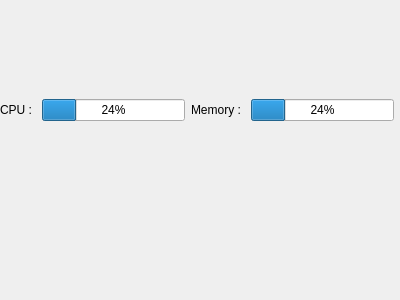
<?xml version="1.0" encoding="UTF-8"?>
<ui version="4.0">
 <class>SysInfo</class>
 <widget class="QWidget" name="SysInfo">
  <property name="geometry">
   <rect>
    <x>0</x>
    <y>0</y>
    <width>400</width>
    <height>300</height>
   </rect>
  </property>
  <property name="windowTitle">
   <string>Form</string>
  </property>
  <widget class="QWidget" name="horizontalLayoutWidget">
   <property name="geometry">
    <rect>
     <x>0</x>
     <y>70</y>
     <width>394</width>
     <height>80</height>
    </rect>
   </property>
   <layout class="QHBoxLayout" name="horizontalLayout">
    <item>
     <widget class="QLabel" name="cpu_label">
      <property name="text">
       <string>CPU : </string>
      </property>
     </widget>
    </item>
    <item>
     <widget class="QProgressBar" name="cpu_Bar">
      <property name="value">
       <number>24</number>
      </property>
     </widget>
    </item>
    <item>
     <widget class="QLabel" name="memory_label">
      <property name="text">
       <string>Memory : </string>
      </property>
     </widget>
    </item>
    <item>
     <widget class="QProgressBar" name="memory_Bar">
      <property name="value">
       <number>24</number>
      </property>
     </widget>
    </item>
   </layout>
  </widget>
 </widget>
 <resources/>
 <connections/>
</ui>
